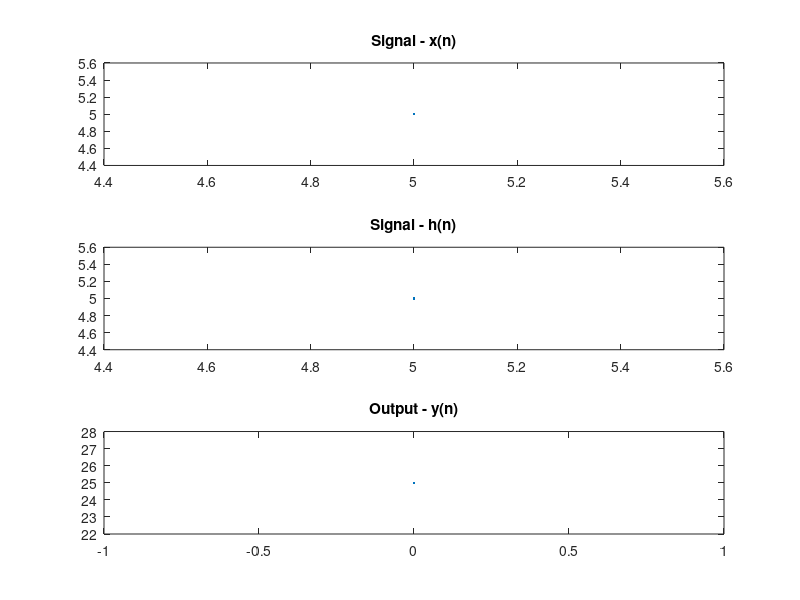

This chart was generated by the following MATLAB code:
p=input('Enter the limit for x\n');
q=input('Enter the limit for y\n');
x=input('Enter the elements for x\n');
y=input('Enter the elements for y\n');
n1=p ;
n2=q;
subplot(3,1,1);
plot(n1,x);
title('Signal - x(n)');
subplot(3,1,2);
plot(n2,y);
title('Signal - h(n)');
z=conv(x,y);
t=length(n1)+length(n2)-1;
s=0:t-1;
subplot(3,1,3);
plot(s,z);

title('Output - y(n)');